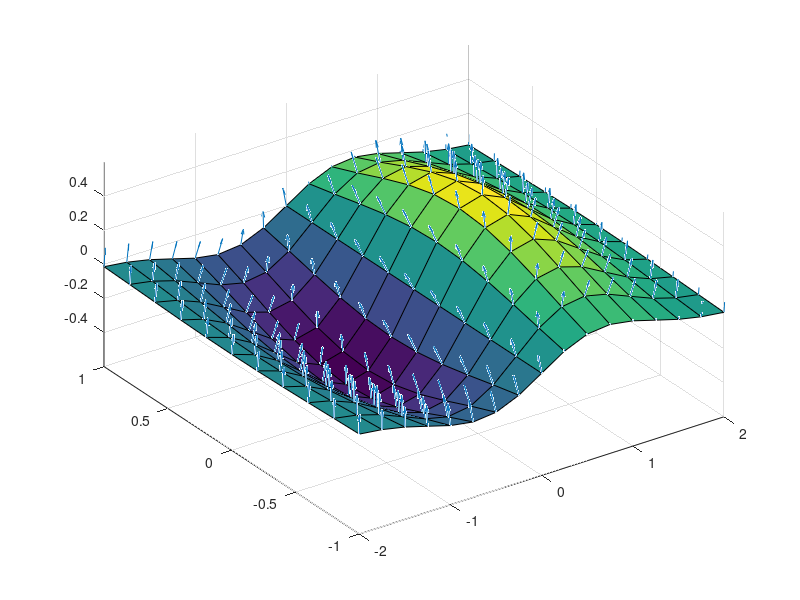

Recreate this plot in MATLAB.
[X,Y] = meshgrid(-2:0.25:2,-1:0.2:1);
Z = X.* exp(-X.^2 - Y.^2);
[U,V,W] = surfnorm(X,Y,Z);

figure
quiver3(X,Y,Z,U,V,W,0.5)

hold on
surf(X,Y,Z)
view(-35,45)
axis([-2 2 -1 1 -.6 .6])
hold off
